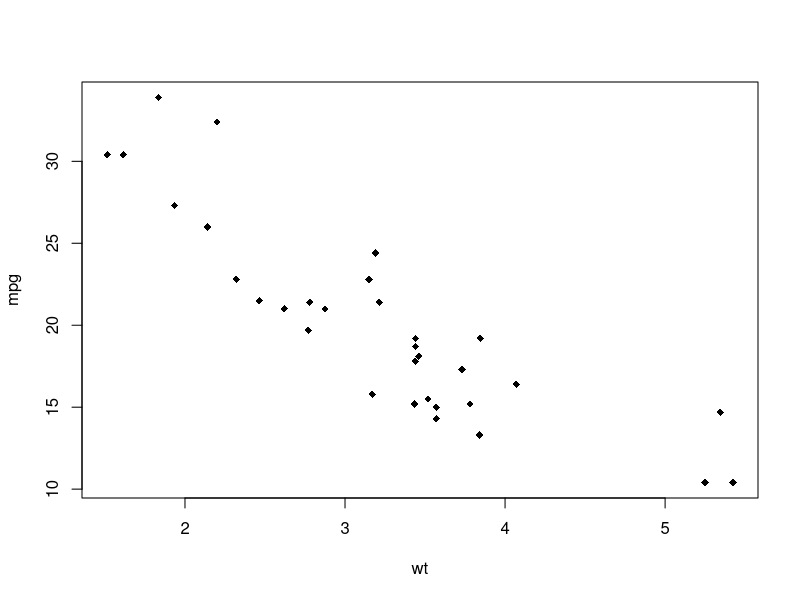
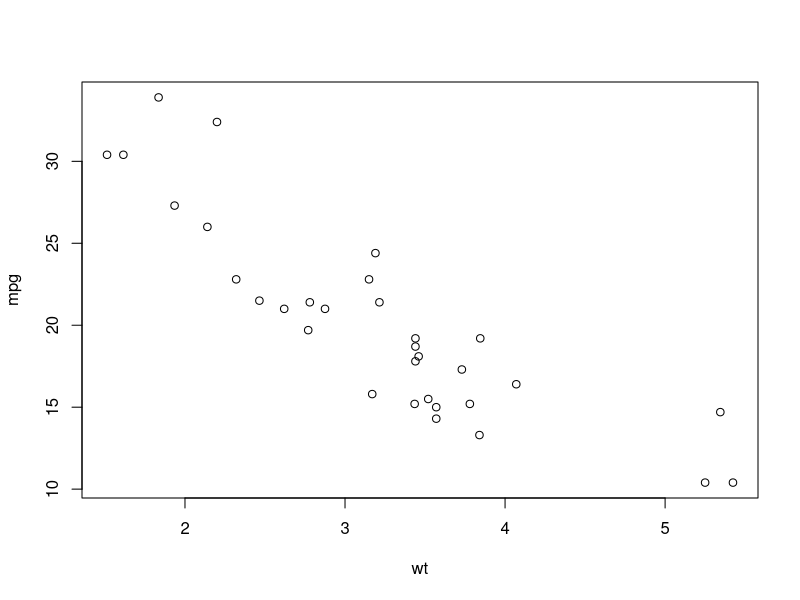
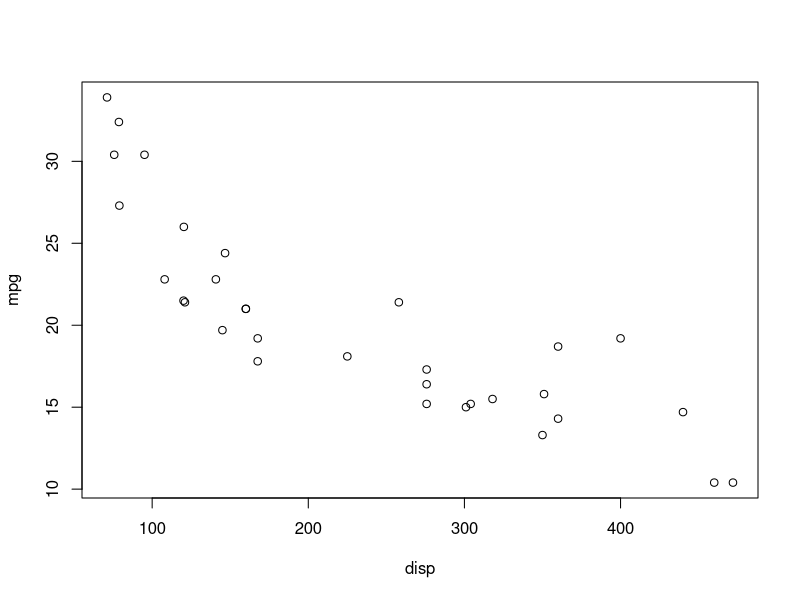
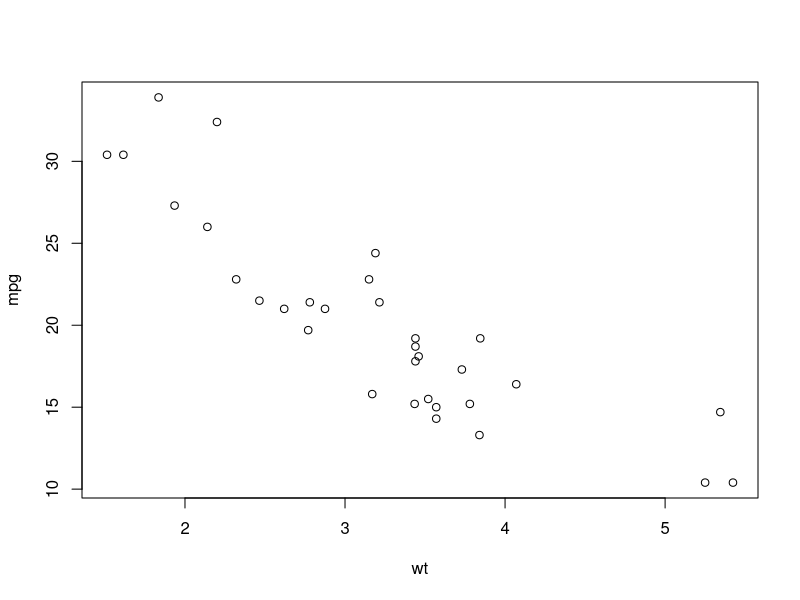
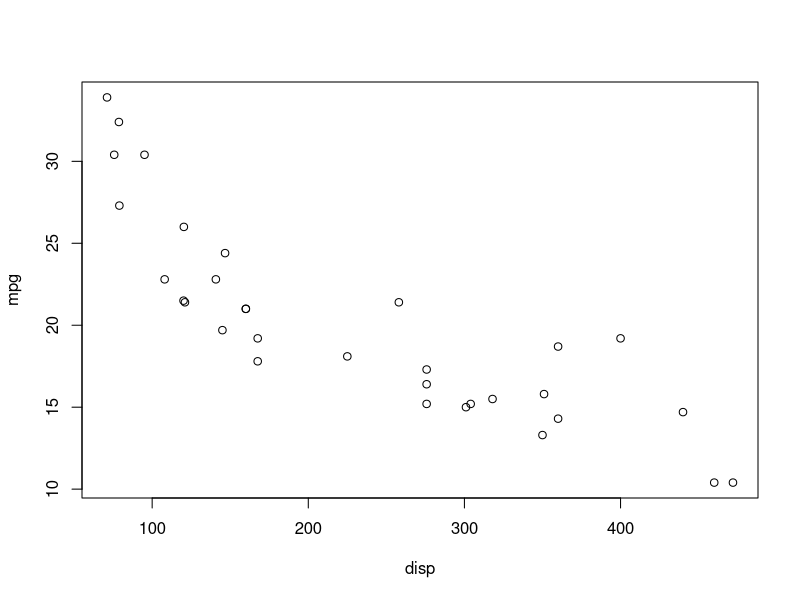

Write R code to recreate these figures, in order.
## ---- chunk 1
knitr::opts_chunk$set(echo = TRUE)
## ---- chunk 2
data(mtcars)
## ---- chunk 3
head(mtcars)
## ---- chunk 4
plot(mpg~wt,data=mtcars, pch=18)

## ---- chunk 5
cor(mtcars$mpg,mtcars$wt)
## ---- chunk 6
model1 <- lm(mpg ~ wt, data = mtcars)

summary(model1)
## ---- chunk 7
model2 <- lm(mpg ~ disp, data = mtcars)
summary(model2)
## ---- chunk 8
plot(mpg ~ wt+disp, data = mtcars)
## ---- chunk 9
model3= lm(mpg ~ wt+disp, data = mtcars)
summary(model3)
## ---- chunk 10
plot(mpg ~ wt+disp, data=mtcars)
## ---- chunk 11
summary(model3)
## ---- chunk 12
anova_result <- anova(model1, model3)
print(anova_result)
